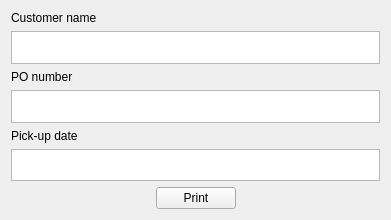
<?xml version="1.0" encoding="UTF-8"?>
<ui version="4.0">
 <class>MainWindow</class>
 <widget class="QMainWindow" name="MainWindow">
  <property name="geometry">
   <rect>
    <x>0</x>
    <y>0</y>
    <width>391</width>
    <height>220</height>
   </rect>
  </property>
  <property name="sizePolicy">
   <sizepolicy hsizetype="Fixed" vsizetype="Fixed">
    <horstretch>0</horstretch>
    <verstretch>0</verstretch>
   </sizepolicy>
  </property>
  <property name="minimumSize">
   <size>
    <width>391</width>
    <height>220</height>
   </size>
  </property>
  <property name="maximumSize">
   <size>
    <width>391</width>
    <height>220</height>
   </size>
  </property>
  <property name="windowTitle">
   <string>SO Tag</string>
  </property>
  <widget class="QWidget" name="centralWidget">
   <layout class="QHBoxLayout" name="horizontalLayout_2">
    <item>
     <layout class="QVBoxLayout" name="verticalLayout_2">
      <item>
       <widget class="QLabel" name="label_2">
        <property name="text">
         <string>Customer name</string>
        </property>
       </widget>
      </item>
      <item>
       <widget class="QPlainTextEdit" name="customer_input">
        <property name="inputMethodHints">
         <set>Qt::ImhNone</set>
        </property>
        <property name="verticalScrollBarPolicy">
         <enum>Qt::ScrollBarAlwaysOff</enum>
        </property>
        <property name="horizontalScrollBarPolicy">
         <enum>Qt::ScrollBarAlwaysOff</enum>
        </property>
        <property name="tabChangesFocus">
         <bool>true</bool>
        </property>
       </widget>
      </item>
      <item>
       <widget class="QLabel" name="label">
        <property name="text">
         <string>PO number</string>
        </property>
       </widget>
      </item>
      <item>
       <widget class="QPlainTextEdit" name="po_input">
        <property name="inputMethodHints">
         <set>Qt::ImhDigitsOnly|Qt::ImhPreferNumbers</set>
        </property>
        <property name="verticalScrollBarPolicy">
         <enum>Qt::ScrollBarAlwaysOff</enum>
        </property>
        <property name="horizontalScrollBarPolicy">
         <enum>Qt::ScrollBarAlwaysOff</enum>
        </property>
        <property name="tabChangesFocus">
         <bool>true</bool>
        </property>
       </widget>
      </item>
      <item>
       <widget class="QLabel" name="label_3">
        <property name="text">
         <string>Pick-up date</string>
        </property>
       </widget>
      </item>
      <item>
       <widget class="QPlainTextEdit" name="pickup_input">
        <property name="inputMethodHints">
         <set>Qt::ImhNone</set>
        </property>
        <property name="verticalScrollBarPolicy">
         <enum>Qt::ScrollBarAlwaysOff</enum>
        </property>
        <property name="horizontalScrollBarPolicy">
         <enum>Qt::ScrollBarAlwaysOff</enum>
        </property>
        <property name="tabChangesFocus">
         <bool>true</bool>
        </property>
       </widget>
      </item>
      <item>
       <layout class="QHBoxLayout" name="horizontalLayout">
        <item>
         <spacer name="horizontalSpacer">
          <property name="orientation">
           <enum>Qt::Horizontal</enum>
          </property>
          <property name="sizeHint" stdset="0">
           <size>
            <width>40</width>
            <height>20</height>
           </size>
          </property>
         </spacer>
        </item>
        <item>
         <widget class="QPushButton" name="print_button">
          <property name="text">
           <string>Print</string>
          </property>
         </widget>
        </item>
        <item>
         <spacer name="horizontalSpacer_2">
          <property name="orientation">
           <enum>Qt::Horizontal</enum>
          </property>
          <property name="sizeHint" stdset="0">
           <size>
            <width>40</width>
            <height>20</height>
           </size>
          </property>
         </spacer>
        </item>
       </layout>
      </item>
     </layout>
    </item>
   </layout>
  </widget>
 </widget>
 <layoutdefault spacing="6" margin="11"/>
 <resources/>
 <connections/>
</ui>
